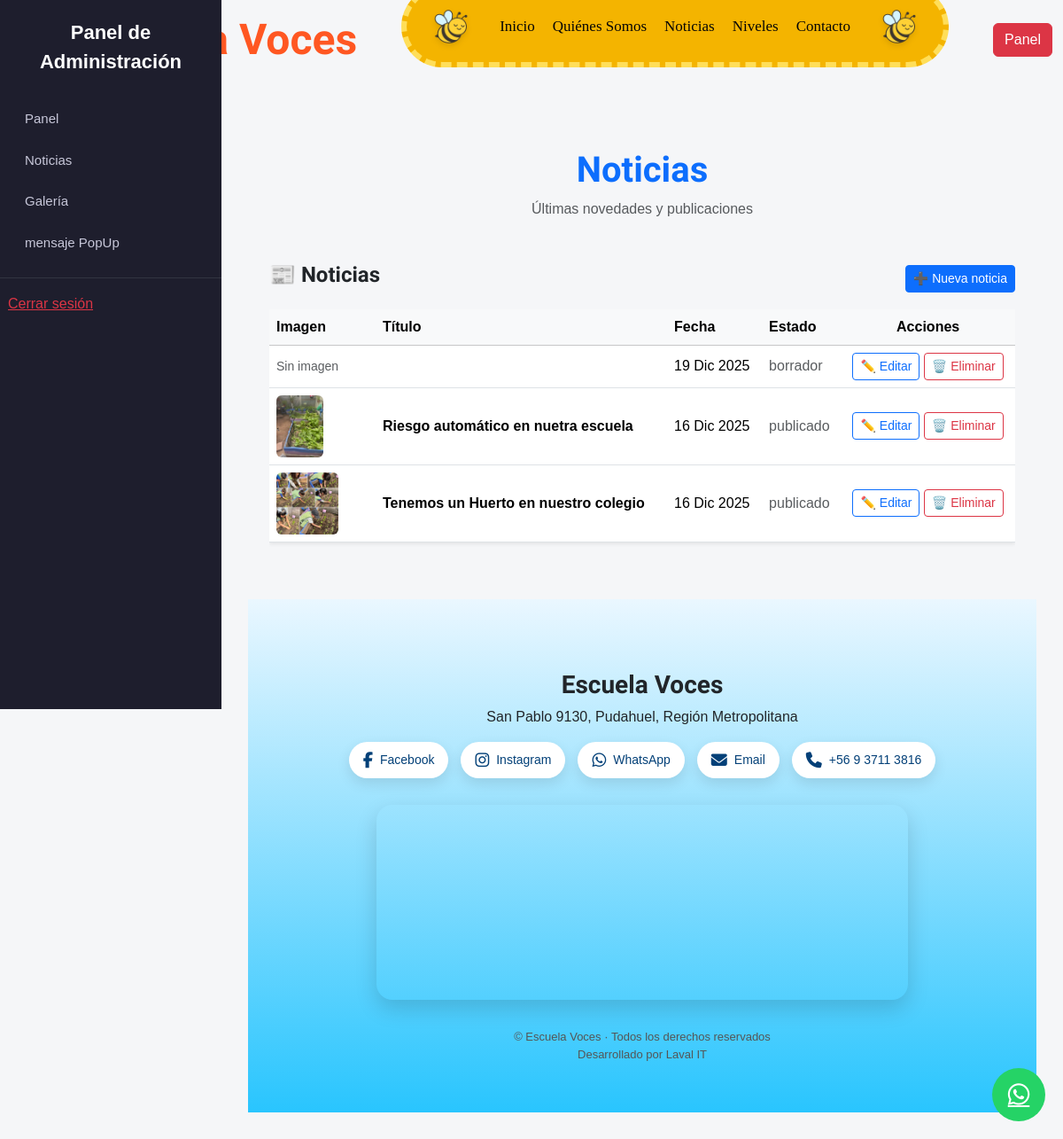
The page /contenido/noticias_lista/ (signed in) on the database as committed earlier.
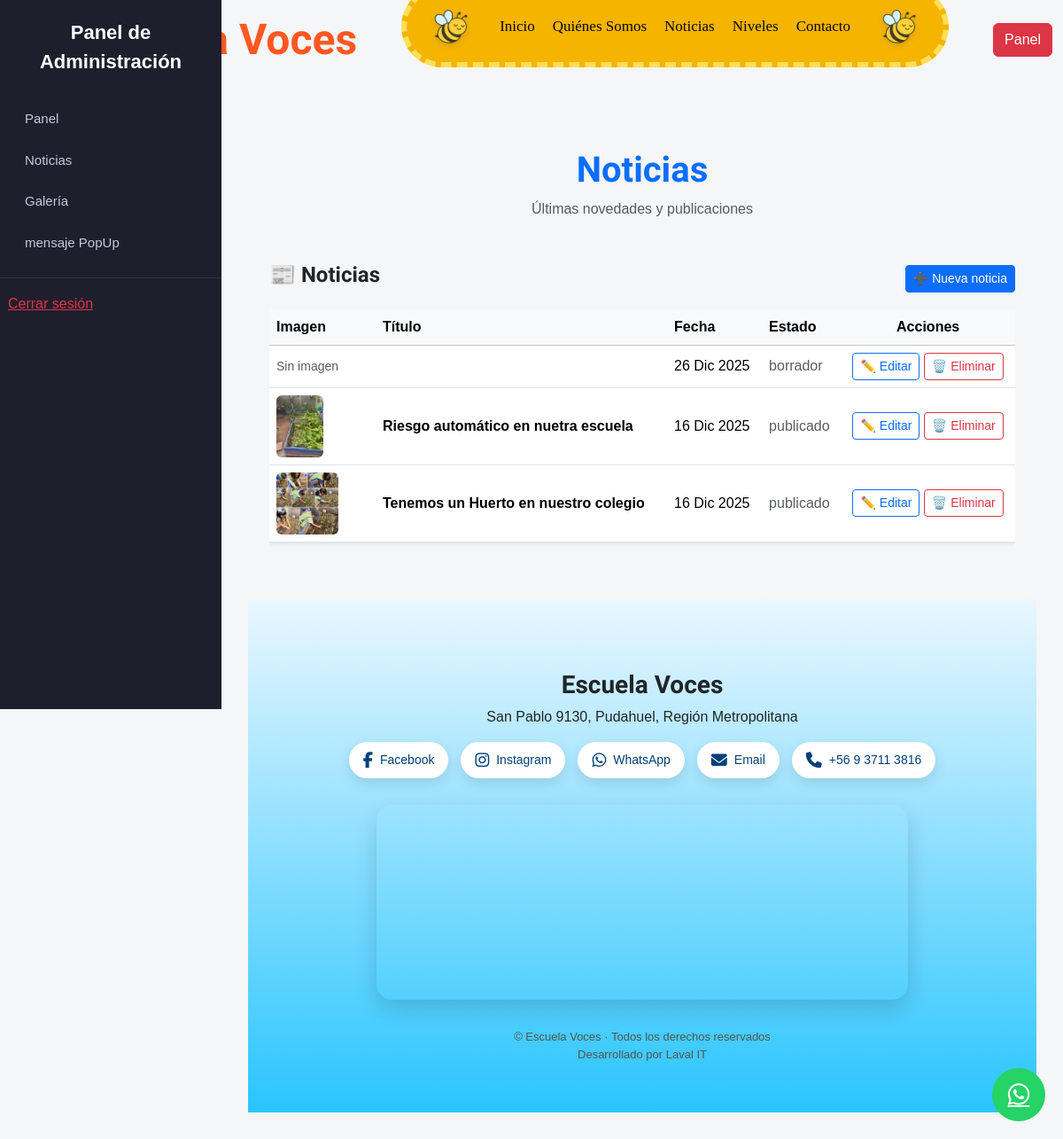
The same page on the database as committed later.
### appls/contenido/models.py (models this page shows, shortened)
class Noticia(models.Model):
    id = models.UUIDField(primary_key=True, default=uuid.uuid4, editable=False)
    ESTADOS = (
        ('borrador', 'Borrador'),
        ('publicado', 'Publicado'),
    )
    titulo = models.CharField(max_length=200)
    contenido = models.TextField(blank=True)  # 👈 recomendado
    estado = models.CharField(max_length=10, choices=ESTADOS, default='borrador')
    fecha_publicacion = models.DateTimeField(auto_now_add=True)
    class Meta:
        ordering = ["-fecha_publicacion"]

class NoticiaFoto(models.Model):
    id = models.UUIDField(default=uuid.uuid4, editable=False, primary_key=True)
    noticia = models.ForeignKey(Noticia, on_delete=models.CASCADE, related_name="fotos")
    imagen = models.ImageField(upload_to="imagenes/")
    creado = models.DateTimeField(auto_now_add=True)

### appls/contenido/views.py (the view)
# urls.py: path("noticias_lista/", views.noticias_lista, name="noticias_lista"),
@login_required
def noticias_lista(request):
    noticia = Noticia.objects.all()
    return render(request, "contenido/lista_noticias.html", {"noticia": noticia})

### appls/contenido/views.py (called while the page is built)
def popup_activo(request):
    ahora = timezone.now()
    popup = (
        MensajePopUp.objects
        .filter(activo=True)
        .filter(
            Q(fecha_inicio__lte=ahora) | Q(fecha_inicio__isnull=True),
            Q(fecha_fin__gte=ahora) | Q(fecha_fin__isnull=True),
        )
        .order_by("-creado")
        .first()
    )
    return {"popup_activo": popup}

### appls/contenido/templates/contenido/lista_noticias.html
{% extends "dashboard/base_dashboard.html" %}
{% block dashboard_content %}
<div class="container my-5" style="max-width: 1100px;">
    <div class="text-center mb-5">
        <h1 class="fw-bold text-primary">Noticias</h1>
        <p class="text-muted">Últimas novedades y publicaciones</p>
    </div>
<div class="container my-4">
  <div class="d-flex justify-content-between align-items-center mb-3">
    <h4 class="fw-bold">📰 Noticias</h4>
    <a href="{% url 'crear_noticia' %}" class="btn btn-primary btn-sm">
      ➕ Nueva noticia
    </a>
  </div>
  <div class="table-responsive">
    <table class="table table-hover align-middle shadow-sm">
      <thead class="table-light">
        <tr>
          <th>Imagen</th>
          <th>Título</th>
          <th>Fecha</th>
          <th>Estado</th>
          <th class="text-center">Acciones</th>
        </tr>
      </thead>
      <tbody>
        {% for noticia in noticia %}
        <tr>
          <td style="width: 120px;">
            {% with noticia.fotos.first as foto %}
              {% if foto %}
                <img src="{{ foto.imagen.url }}" class="img-fluid rounded" style="max-height: 70px;">
              {% else %}
                <span class="text-muted small">Sin imagen</span>
              {% endif %}
            {% endwith %}
          </td>
          <td>
            <strong>{{ noticia.titulo }}</strong>
          </td>
          <td>
            {{ noticia.fecha_publicacion|date:"d M Y" }}
          </td>
          <td class="text-muted">
            {{ noticia.estado }}
          </td>
          <td class="text-center">
            <a href="{% url 'editar_noticia' noticia.id  %}"
               class="btn btn-sm btn-outline-primary">
              ✏️ Editar
            </a>
            <a href="{% url 'eliminar_noticia' noticia.id  %}"
               class="btn btn-sm btn-outline-danger"
               onclick="return confirm('¿Seguro que deseas eliminar esta noticia?');">
              🗑️ Eliminar
            </a>
          </td>
        </tr>
        {% empty %}
        <tr>
          <td colspan="5" class="text-center text-muted py-4">
            No hay noticias registradas.
          </td>
        </tr>
        {% endfor %}
      </tbody>
    </table>
  </div>
</div>
{% endblock %}

### templates/dashboard/base_dashboard.html (shortened to what this page needs)
{% extends "base.html" %}
{% block content %}
<div class="sidebar">
    <div class="logo">Panel de Administración</div>
    <a href="/usuario/dashboard/" class="{% if request.path == '/usuario/dashboard/' %}active{% endif %}">
         Panel
    </a>
    <div class="nav flex-column">
    <a class="nav-link d-flex align-items-center"
       data-bs-toggle="collapse"
       href="#menuNoticias"
       role="button"
       aria-expanded="false"
       aria-controls="menuNoticias">
        Noticias
    </a>
    <a href="#" class="nav-link">
        Galería
    </a>
    <a class="nav-link d-flex align-items-center"
       data-bs-toggle="collapse"
       href="#menuPopUp"
       role="button"
       aria-expanded="false"
       aria-controls="menuPopUp">
        mensaje PopUp
    </a>
</div>
        <hr class="border-secondary">
        <form method="post" action="{% url 'logout' %}" class="d-inline">
        <button type="submit" class="btn btn-link text-danger p-0">
             Cerrar sesión
        </button>
        </form>
</div>
<div class="content">
    {% block dashboard_content %}{% endblock %}
</div>
{% endblock %}

### templates/base.html (shortened to what this page needs)
{% load static %}
<!DOCTYPE html>
<html lang="es">
<head>
    <link rel="stylesheet" href="https://cdn.jsdelivr.net/npm/bootstrap@5.3.2/dist/css/bootstrap.min.css">
    <link rel="stylesheet" href="{% static 'css/style.css' %}">
    <link rel="stylesheet"  href="https://cdnjs.cloudflare.com/ajax/libs/font-awesome/6.5.1/css/all.min.css">
</head>
<a href="https://wa.me/56937113816"
          class="whatsapp-float"
          target="_blank">
          <i class="fab fa-whatsapp"></i>
</a>
<header class="header-voces">
  <nav class="navbar navbar-expand-lg kiddy-nav">
    <div class="container-fluid d-flex align-items-center">
      <a class="navbar-brand d-flex align-items-center me-2" href="/">
      </a>
      <h1 class="m-0  evoces-title ">Escuela Voces</h1>
      <div class="collapse navbar-collapse justify-content-center">
    <div class="kiddy-banner">
          <img src="{% static 'img/abejita.png' %}" class="bee bee-left">
          <ul class="kiddy-menu">
            <li><a href="/" class="menu-item">Inicio</a></li>
            <li><a href="{% url 'quienes_somos' %}" class="menu-item">Quiénes Somos</a></li>
            <li><a href="{% url 'noticias_lista_public' %}" class="menu-item">Noticias</a></li>
            <li><a href="#" class="menu-item">Niveles</a></li>
            <li><a href="{% url 'contacto' %}" class="menu-item">Contacto</a></li>
          </ul>
          <img src="{% static 'img/abejita.png' %}" class="bee bee-right">
        </div>
      </div>
      <div class="ms-auto">
        {% if not request.user.is_authenticated %}
          <a href="/usuario/login/" class="btn btn-warning">Ingresar</a>
        {% else %}
          <a href="/usuario/dashboard/" class="btn btn-danger">Panel</a>
        {% endif %}
      </div>
    </div>
  </nav>
</header>
<body>
{% block content %}{% endblock %}
</body>
<footer class="footer-voces">
  <div class="footer-content">
    <h3 class="footer-title">Escuela Voces</h3>
    <p class="footer-slogan">San Pablo 9130, Pudahuel, Región Metropolitana</p>
    <div class="footer-redes">
      <a href="https://www.facebook.com/voces.escuelapudahuel" target="_blank" class="social-cloud">
        <i class="fab fa-facebook-f"></i>
        <span>Facebook</span>
      </a>
      <a href="https://www.instagram.com/escuelavoces.cl" target="_blank" class="social-cloud">
        <i class="fab fa-instagram"></i>
        <span>Instagram</span>
      </a>
      <a href="https://wa.me/56937113816?text=Hola%20quiero%20más%20información" target="_blank" class="social-cloud">
        <i class="fab fa-whatsapp"></i>
        <span>WhatsApp</span>
      </a>
      <a href="mailto:escuelavoces@hotmail.com" class="social-cloud">
        <i class="fas fa-envelope"></i>
        <span>Email</span>
      </a>
      <a href="tel:+56937113816" class="social-cloud">
        <i class="fas fa-phone"></i>
        <span>+56 9 3711 3816</span>
      </a>
    </div>
    <div class="footer-map">
      <iframe
        src="https://www.google.com/maps?q=Escuela%20Voces%20Pudahuel&output=embed"
        loading="lazy"
>
      </iframe>
    </div>
    <p class="footer-copy">
      © {{ year }} Escuela Voces · Todos los derechos reservados<br>
      <span>Desarrollado por Laval IT</span>
    </p>
  </div>
</footer>
</html>

### static/css/style.css (style rules this page uses)
:root { --color1: #f4b400; --color1claro: #ffde59; --color2: #29C5FE; --color-rojo: #E53935; --color-amarillo: #FBC02D; --color-verde-oscuro: #43A047 ; --color-verde: #4CAF50; --color-calipso: #00ACC1; --color-blanco:#ffffff; }
body { background: var(--color2); font-family: "Comic Sans MS", "Poppins", sans-serif; }
h1, h2, h3, h4, .h1, .h2, .h3, .h4, .display-1, .display-2, .display-3, .display-4, .display-5, .display-6 { font-family: 'Lobster Two', cursive; font-weight: 700; }
.kiddy-nav { background: transparent; padding: 0; }
.navbar { display: flex; align-items: center; height: 90px; }
.kiddy-banner { background: var(--color1); border-radius: 50px; border: 6px dashed var(--color1claro); padding: 10px 20px; display: flex; align-items: center; gap: 10px; max-width: 90%; margin-top: -30px; }
.evoces-title { font-size: 3rem; font-weight: bold; color: #ff5722; }
.kiddy-menu { list-style: none; display: flex; gap: 20px; padding: 0; margin: 0; justify-content: center; }
.menu-item { font-family: "Comic Sans MS", cursive; font-size: 17px; color: #060505; text-decoration: none; transition: 0.2s; }
.bee { height: 60px; animation: flap 0.7s infinite alternate ease-in-out; filter: drop-shadow(0 3px 3px rgba(0,0,0,0.1)); }
.bee-left { margin-right: 15px; }
.bee-right { margin-left: 15px; }
.whatsapp-float { position: fixed; bottom: 20px; right: 20px; background: #25D366; color: #fff; width: 60px; height: 60px; border-radius: 50%; display: flex; align-items: center; justify-content: center; font-size: 28px; z-index: 9999; }
.footer-redes { display: flex; flex-wrap: wrap; justify-content: center; gap: 14px; margin-bottom: 30px; }
.social-cloud { display: flex; align-items: center; gap: 8px; background: #fff; padding: 10px 16px; border-radius: 30px; color: #034078; text-decoration: none; font-size: 14px; box-shadow: 0 6px 15px rgba(0,0,0,0.1); transition: transform .3s ease, box-shadow .3s ease; }
.social-cloud i { font-size: 18px; }
.footer-map iframe { width: 100%; max-width: 600px; height: 220px; border: none; border-radius: 18px; box-shadow: 0 10px 25px rgba(0,0,0,0.15); margin-bottom: 25px; }
.footer-copy { font-size: 13px; color: #555; }
.footer-voces { background: linear-gradient(to top, #29C5FE, #eaf7ff); padding: 80px 20px 40px; text-align: center; position: relative; overflow: hidden; }

### templates/dashboard/base_dashboard.html (style rules this page uses)
body { background: #f5f6f8; }
.sidebar { width: 250px; height: 100vh; background: #1e1e2d; color: #fff; position: fixed; top: 0; left: 0; padding-top: 20px; }
.sidebar .logo { font-size: 22px; font-weight: bold; text-align: center; margin-bottom: 25px; }
.sidebar a { color: #c7c7d9; padding: 12px 20px; display: block; text-decoration: none; font-size: 15px; }
.content { margin-left: 250px; padding: 30px; min-height: 100vh; }

Rows that differ between the two databases and show on the page:
removed Noticia: shows "Sin imagen", fecha_publicacion "19 Dic 2025", estado "borrador"
added Noticia: shows "Sin imagen", fecha_publicacion "26 Dic 2025", estado "borrador"
